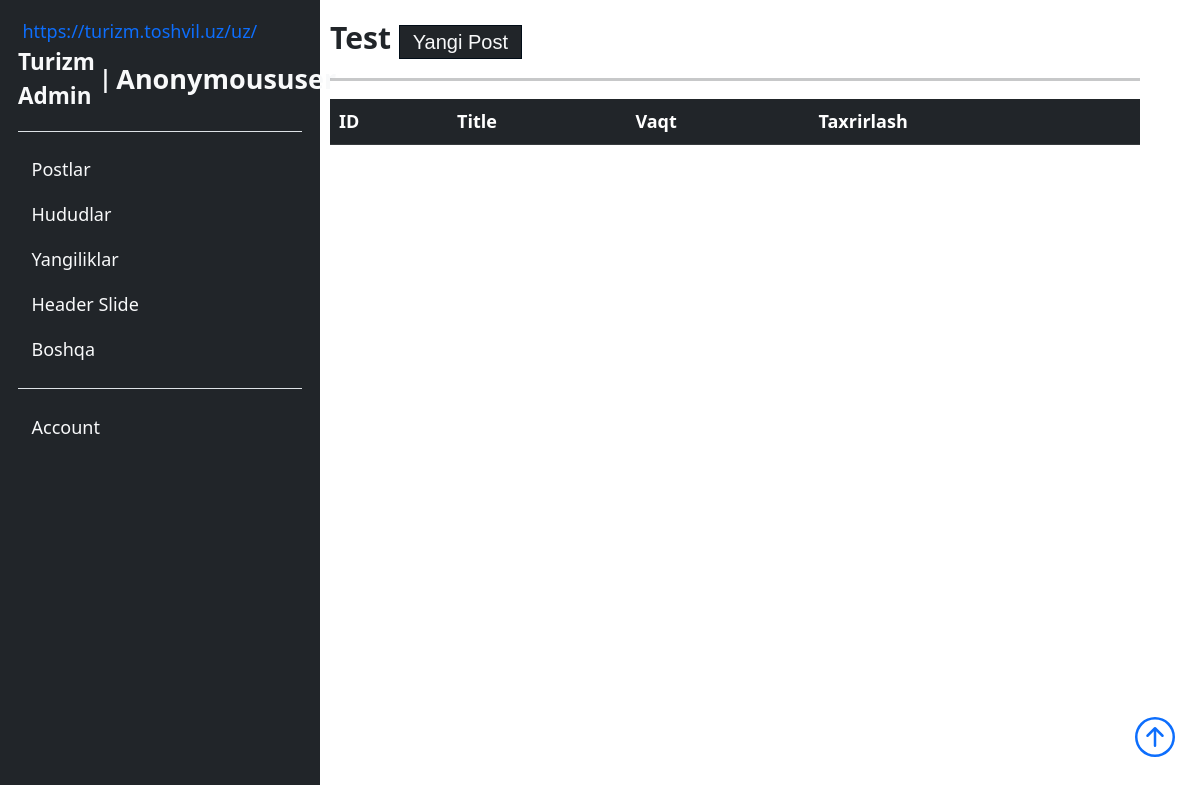
Before: /users/root/list/test/ with the older database file.
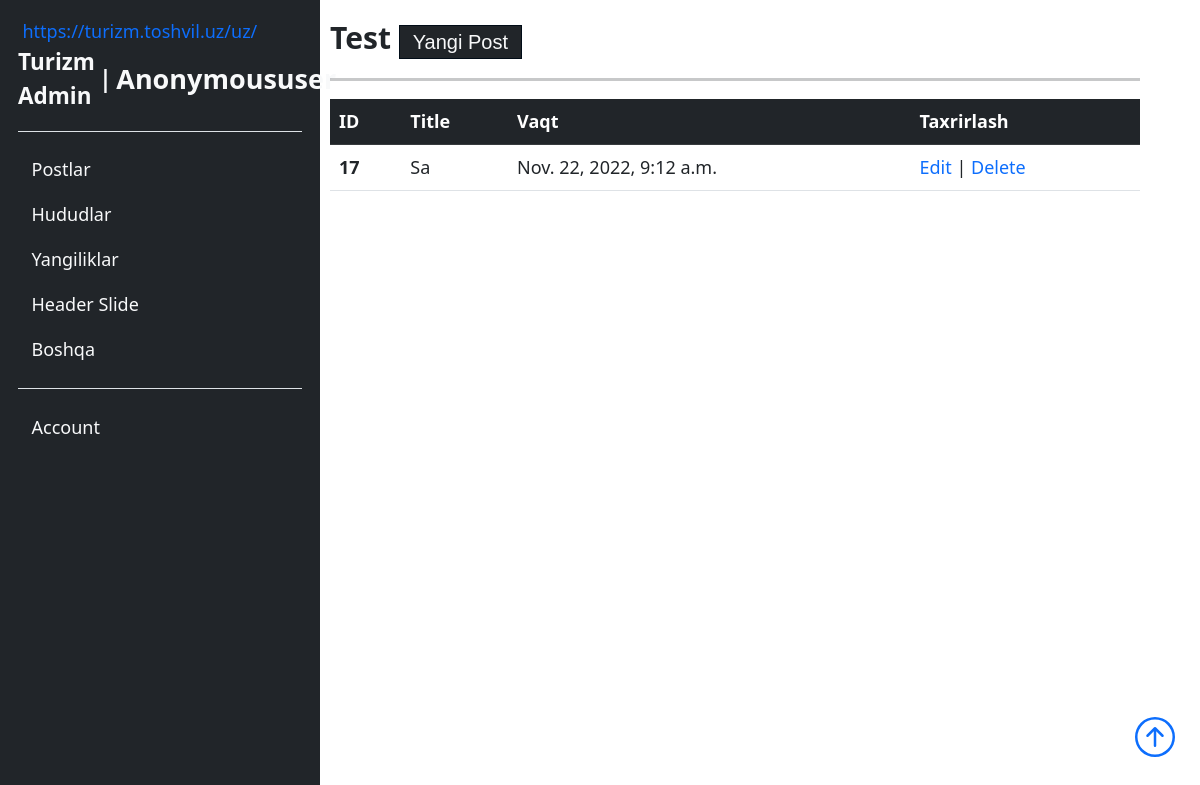
After: the same page with the newer database file.
### main/models.py (models this page shows, shortened)
class AutoDate(M):
    uz_name = m.CharField(max_length=l)
    ru_name = m.CharField(max_length=l, null=True, blank=True)
    en_name = m.CharField(max_length=l, null=True, blank=True)
    add_time = m.DateTimeField(auto_now_add=True)
    post_view = m.IntegerField(default=0, null=True, blank=True)
    def __str__(self):
        return self.uz_name

class Post(M):
    author = m.ForeignKey(CustomUser, on_delete=m.SET_NULL, null=True, blank=True)
    navbaritem = m.ForeignKey(NavbarItems, on_delete=m.SET_NULL, null=True, blank=True)
    post_img = ResizedImageField(size=[2500, 1500],upload_to='posts/')
    uz_title = m.CharField(max_length=l)
    ru_title = m.CharField(max_length=l, null=True, blank=True)
    en_title = m.CharField(max_length=l, null=True, blank=True)
    uz_description = m.CharField(max_length=100)
    ru_description= m.CharField(max_length=l, null=True, blank=True)
    en_description= m.CharField(max_length=l, null=True, blank=True)
    uz_post = RichTextUploadingField()
    ru_post = RichTextUploadingField(null=True, blank=True)
    en_post = RichTextUploadingField(null=True, blank=True)
    slug = m.SlugField(max_length=l, unique=True)
    post_view = m.IntegerField(default=0, null=True, blank=True)
    add_time = m.DateTimeField(auto_now_add=True)

### custom_user/views.py (the view)
# urls.py: path('root/list/<slug>/', PostFilterList, name='postfilterlist'),
def PostFilterList(request, slug):
    posts = Post.objects.filter(navbaritem__slug=slug)
    nav = NavbarItems.objects.get(slug=slug)
    return render(request, 'users/adminpanel/list/list_filter.htm', context={
        'object_list': posts,
        'section_name':nav,
    })

### main/models.py (called while the page is built)
    def __str__(self):
        return super().__str__()

### templates/users/adminpanel/list/list_filter.htm (shortened to what this page needs)
{% extends '../root.htm' %}
{% block name %}
    {{ section_name | title }}
{% endblock name %}
{% block add_btn %}
    <a class="bg-dark link-light" href="{% url 'users:newpost' %}">Yangi Post</a>
{% endblock add_btn %}
{% block list %}
    <table class="table">
        <thead class="table-dark">
            <tr>
                <th scope="col">ID</th>
                <th scope="col">Title</th>
                <th scope="col">Vaqt</th>
                <th scope="col">Taxrirlash</th>
            </tr>
        </thead>
        <tbody>
            {% for obj in object_list %}
                <tr>
                    <th>{{ obj.id }}</th>
                    <td>{{ obj.uz_title | title }}</td>
                    <td>{{ obj.add_time }}</td>
                    <td>
                        <a href="{% url 'users:updatepost' slug=obj.slug %}">Edit</a> | <a href="" data-bs-toggle="modal" data-bs-target="#staticBackdrop{{ obj.id }}" >Delete</a>
                    </td>
                </tr>
            {% endfor %}
        </tbody>
    </table>
{% endblock list %}

### templates/users/adminpanel/root.htm (shortened to what this page needs)
{% extends "../../base.htm" %}
{% block content %}
<div id="admin_main">
    <div id="control_bar" class="" style="height: 100vh;">
        <div class="flex-shrink-0 p-3 bg-dark h-100" style="width: 320px;">
          <a class="link ms-1" href="{% url 'home' %}">https://turizm.toshvil.uz/uz/</a>
            <a href="{% url 'users:postlist' %}" class="d-flex align-items-center pb-3 mb-3 link-light text-decoration-none border-bottom">
                <span class="fs-5 fw-semibold">Turizm Admin</span> <span class="fs-5 fw-semibold px-1"> | </span>
                <span class="fs-4 fw-semibold">{{ user | title }}</span>
              </a>
            <ul class="list-styled ps-0">
              <li class="mb-1">
                <button class="btn btn-toggle d-inline-flex text-light align-items-center rounded border-0 collapsed" data-bs-toggle="collapse" data-bs-target="#home-collapse" aria-expanded="false">
                  Postlar
                </button>
              </li>
              <li class="mb-1">
                <button class="btn btn-toggle d-inline-flex text-light align-items-center rounded border-0 collapsed" data-bs-toggle="collapse" data-bs-target="#areas-collapse" aria-expanded="false">
                  Hududlar
                </button>
              </li>
              <li class="mb-1">
                <button class="btn btn-toggle d-inline-flex text-light align-items-center rounded border-0 collapsed" data-bs-toggle="collapse" data-bs-target="#news-collapse" aria-expanded="false">
                  Yangiliklar
                </button>
              </li>
              <li class="mb-1">
                <button class="btn btn-toggle d-inline-flex text-light align-items-center rounded border-0 collapsed" data-bs-toggle="collapse" data-bs-target="#slider-collapse" aria-expanded="false">
                  Header Slide
                </button>
              </li>
              <li class="mb-1">
                <button class="btn btn-toggle d-inline-flex text-light align-items-center rounded border-0 collapsed" data-bs-toggle="collapse" data-bs-target="#navbar-collapse" aria-expanded="false">
                  Boshqa
                </button>
              </li>
              <li class="border-top my-3"></li>
              <li class="mb-1">
                <button class="btn btn-toggle d-inline-flex text-light align-items-center rounded border-0 collapsed" data-bs-toggle="collapse" data-bs-target="#account-collapse" aria-expanded="false">
                  Account
                </button>
              </li>
            </ul>
        </div>
    </div>
    <div id="action_bar">
      <div id="header">
          <span>{% block name %}
          {% endblock name %}</span> {% block add_btn %}
          {% endblock add_btn %}
          <hr>
      </div>
      {% block list %}
      {% endblock list %}
    </div>
</div>
{% endblock content %}

### templates/base.htm (shortened to what this page needs)
<!doctype html>
{% load static %}
<html lang="en">
    <head>
        <link rel="stylesheet" href="{% static 'css/style.css' %}">
        <link rel="stylesheet" href="{% static 'css/models/slick/slick.css' %}">
        <link rel="stylesheet" href="{% static 'css/models/slick/slick-theme.css' %}">
        <link  href="https://cdnjs.cloudflare.com/ajax/libs/fotorama/4.6.4/fotorama.css" rel="stylesheet">
        <link href="https://cdn.jsdelivr.net/npm/bootstrap@5.2.2/dist/css/bootstrap.min.css" rel="stylesheet">
    </head>
    <body>
        {% block content %}
        {% endblock content %}
        <div class="to-top">
            <a href="#">
            </a>
        </div>
    </body>
</html>

### static/css/style.css (style rules this page uses)
* { margin: 0; padding: 0; font-size: 18px; box-sizing: border-box; list-style-type: none !important; text-decoration: none !important; font-family: system-ui, -apple-system, BlinkMacSystemFont, "Segoe UI", Roboto, Oxygen, Ubuntu, Cantarell, "Open Sans", "Helvetica Neue", sans-serif; }
html { scrollbar-width: thin; transition: 1s all ease-in-out; scrollbar-color: #03396C #fff; }
.to-top { right: 25px; bottom: 40px; position: fixed; font-size: 22px; line-height: 50px; text-align: center; border-radius: 50%; text-decoration: none; }
#admin_main { display: flex; }
#admin_main #control_bar { flex: 25%; }
#admin_main #action_bar { flex: 65%; height: 100vh; margin-right: 5%; }
#admin_main #action_bar #header { margin: 15px 0 0 0; }
#admin_main #action_bar #header hr { border-width: 3px; }
#admin_main #action_bar #header span { font-weight: 700; font-size: 30px; }
#admin_main #action_bar #header a, #admin_main #action_bar #header main section .all button, main section .all #admin_main #action_bar #header button { font-size: 20px; padding: 5px 13px; border: 1px solid #010C17; font-family: "Franklin Gothic Medium", "Arial Narrow", Arial, sans-serif; }

### templates/base.htm (style rules this page uses)
body { overflow-x: hidden; }

Changed rows visible on the page:
added Post: id "17", uz_title "Sa", add_time "Nov. 22, 2022, 9:12 a.m."
